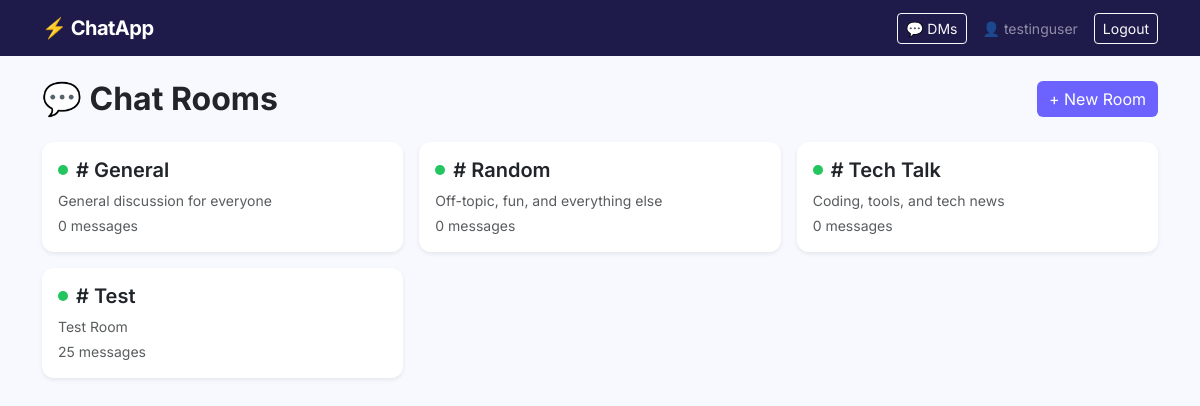
/ (signed in), run on the app's committed database.
### chat/models.py (models this page shows, shortened)
class Room(models.Model):
    name = models.CharField(max_length=100, unique=True)
    slug = models.SlugField(unique=True)
    description = models.TextField(blank=True)
    created_by = models.ForeignKey(User, on_delete=models.SET_NULL, null=True, blank=True)
    created_at = models.DateTimeField(auto_now_add=True)

### chat/views.py (the view)
# urls.py: path('', views.index, name='index'),
@login_required
def index(request):
    rooms = Room.objects.annotate(
        message_count=Count('messages')
    ).order_by('name')
    return render(request, 'chat/index.html', {'rooms': rooms})

### chat/templates/chat/index.html (shortened to what this page needs)
{% extends "base.html" %}
{% block content %}
<div class="d-flex justify-content-between align-items-center mb-4">
  <h2 class="fw-bold mb-0">💬 Chat Rooms</h2>
  <a href="{% url 'create_room' %}" class="btn btn-brand">+ New Room</a>
</div>
{% if rooms %}
<div class="row g-3">
  {% for room in rooms %}
  <div class="col-md-4">
    <a href="{% url 'room' room.slug %}" class="text-decoration-none">
      <div class="card h-100 border-0 shadow-sm p-3" style="border-radius:12px; transition:.2s;" onmouseover="this.style.transform='translateY(-3px)'" onmouseout="this.style.transform=''">
        <div class="d-flex align-items-center gap-2 mb-2">
          <span style="width:10px;height:10px;background:#22c55e;border-radius:50%;display:inline-block;"></span>
          <h5 class="mb-0 fw-semibold text-dark"># {{ room.name }}</h5>
        </div>
        <p class="text-muted small mb-0">{{ room.description|default:"No description" }}</p>
        <p class="text-muted small mt-1 mb-0">{{ room.message_count }} message{{ room.message_count|pluralize }}</p>
      </div>
    </a>
  </div>
  {% endfor %}
</div>
{% else %}
<div class="text-center py-5 text-muted">
  <p class="fs-4">No rooms yet.</p>
  <a href="{% url 'create_room' %}" class="btn btn-brand">Create the first room</a>
</div>
{% endif %}
{% endblock %}

### templates/base.html (shortened to what this page needs)
<!DOCTYPE html>
<html lang="en">
<head>
  <link href="https://cdn.jsdelivr.net/npm/bootstrap@5.3.0/dist/css/bootstrap.min.css" rel="stylesheet"/>
</head>
<body>
<nav class="navbar navbar-expand-lg navbar-dark mb-4">
  <div class="container">
    <a class="navbar-brand" href="/">⚡ ChatApp</a>
    <div class="ms-auto d-flex align-items-center gap-3">
      {% if user.is_authenticated %}
        <div style="position:relative;">
          <a href="{% url 'dm_inbox' %}" class="btn btn-sm btn-outline-light">💬 DMs</a>
        </div>
        <span class="text-white-50 small">👤 {{ user.username }}</span>
        <a href="{% url 'logout' %}" class="btn btn-sm btn-outline-light">Logout</a>
      {% endif %}
    </div>
  </div>
</nav>
<div class="container">{% block content %}{% endblock %}</div>
</body>
</html>

### templates/base.html (style rules this page uses)
:root { --brand: #6C63FF; --brand-dark: #574fd6; --surface: #F8F9FF; --sidebar: #1E1B4B; }
body { font-family: 'Inter', sans-serif; background: var(--surface); }
.navbar { background: var(--sidebar) !important; }
.navbar-brand { color: #fff !important; font-weight: 700; letter-spacing: -0.5px; }
.btn-brand { background: var(--brand); color: #fff; border: none; }

### data on the page
Room: name "General", description "General discussion for everyone", message_count "0"
Room: name "Random", description "Off-topic, fun, and everything else", message_count "0"
Room: name "Tech Talk", description "Coding, tools, and tech news", message_count "0"
Room: name "Test", description "Test Room", message_count "25"

### other printed values
{{ user.username }} "testinguser"
